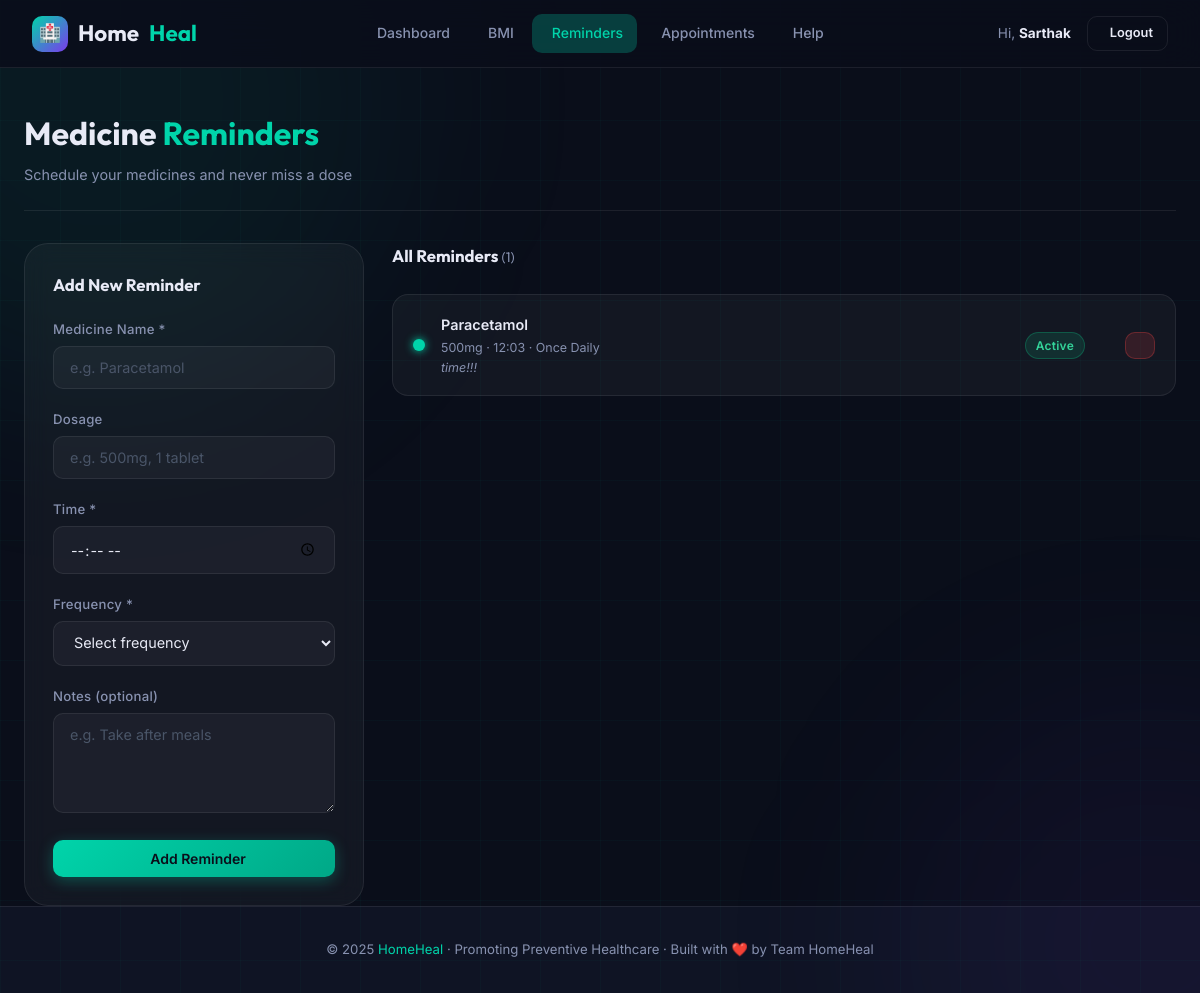
Screenshot of /reminders (signed in) with the database file from the repository.
### tables this page shows
CREATE TABLE reminders (
                id INTEGER PRIMARY KEY AUTOINCREMENT,
                user_id INTEGER NOT NULL,
                medicine_name TEXT NOT NULL,
                dosage TEXT,
                time TEXT NOT NULL,
                frequency TEXT NOT NULL,
                notes TEXT,
                active INTEGER DEFAULT 1,
                created_at TEXT DEFAULT CURRENT_TIMESTAMP,
                FOREIGN KEY (user_id) REFERENCES users(id)
            );

### app.py (the view, shortened to what this page needs)
@app.route('/reminders', methods=['GET', 'POST'])
@login_required
def reminders():
    uid = session['user_id']
    with get_db() as conn:
        all_reminders = conn.execute('SELECT * FROM reminders WHERE user_id=? ORDER BY active DESC, time', (uid,)).fetchall()
    return render_template('reminders.html', reminders=all_reminders)

### app.py (called while the page is built)
def get_db():
    conn = sqlite3.connect(DB_PATH)
    conn.row_factory = sqlite3.Row
    return conn

def login_required(f):
    @wraps(f)
    def decorated(*args, **kwargs):
        if 'user_id' not in session:
            flash('Please log in to continue.', 'warning')
            return redirect(url_for('login'))
        return f(*args, **kwargs)
    return decorated

### templates/reminders.html (shortened to what this page needs)
{% extends "base.html" %}
{% block content %}
<div class="container">
  <div class="page-header fade-in">
    <h1 class="page-title"> Medicine <span>Reminders</span></h1>
    <p class="page-subtitle">Schedule your medicines and never miss a dose</p>
  </div>
  <div class="grid" style="grid-template-columns:340px 1fr;gap:1.75rem;align-items:start;">
    <div class="card fade-in delay-1" style="position:sticky;top:84px;">
      <h2 style="font-family:'Outfit',sans-serif;font-size:1.05rem;font-weight:700;margin-bottom:1.25rem;"> Add New Reminder</h2>
      <form method="POST" action="{{ url_for('reminders') }}" id="add-reminder-form">
        <div class="form-group">
          <label class="form-label" for="medicine_name">Medicine Name *</label>
          <input type="text" id="medicine_name" name="medicine_name" class="form-control"
                 placeholder="e.g. Paracetamol" required />
        </div>
        <div class="form-group">
          <label class="form-label" for="dosage">Dosage</label>
          <input type="text" id="dosage" name="dosage" class="form-control"
                 placeholder="e.g. 500mg, 1 tablet" />
        </div>
        <div class="form-group">
          <label class="form-label" for="time">Time *</label>
          <input type="time" id="time" name="time" class="form-control" required />
        </div>
        <div class="form-group">
          <label class="form-label" for="frequency">Frequency *</label>
          <select id="frequency" name="frequency" class="form-control" required>
            <option value="">Select frequency</option>
          </select>
        </div>
        <div class="form-group">
          <label class="form-label" for="notes">Notes (optional)</label>
          <textarea id="notes" name="notes" class="form-control" rows="2"
                    placeholder="e.g. Take after meals"></textarea>
        </div>
        <button type="submit" class="btn btn-primary btn-block" id="add-reminder-submit">
           Add Reminder
        </button>
      </form>
    </div>
    <div class="fade-in delay-2">
      {% if reminders %}
        <div class="flex-center justify-between mb-3">
          <h2 style="font-family:'Outfit',sans-serif;font-size:1.05rem;font-weight:700;">
            All Reminders <span style="color:var(--text-muted);font-weight:400;font-size:0.85rem;">({{ reminders|length }})</span>
          </h2>
        </div>
        {% for r in reminders %}
        <div class="reminder-item {% if not r.active %}inactive{% endif %}">
          <div class="reminder-dot"></div>
          <div class="reminder-info">
            <div class="reminder-name">{{ r.medicine_name }}</div>
            <div class="reminder-meta">
              {% if r.dosage %}{{ r.dosage }} · {% endif %}
               {{ r.time }} · {{ r.frequency }}
              {% if r.notes %}<br/><span style="font-style:italic;">{{ r.notes }}</span>{% endif %}
            </div>
          </div>
          <div class="reminder-actions">
            <span class="badge badge-{% if r.active %}success{% else %}warning{% endif %}">
              {% if r.active %}Active{% else %}Paused{% endif %}
            </span>
            <a href="{{ url_for('toggle_reminder', rid=r.id) }}" class="btn btn-ghost btn-sm" title="Toggle">
            </a>
            <a href="{{ url_for('delete_reminder', rid=r.id) }}" class="btn btn-danger btn-sm"
               title="Delete" onclick="return confirm('Delete this reminder?')">
            </a>
          </div>
        </div>
        {% endfor %}
      {% endif %}
    </div>
  </div>
</div>
{% endblock %}

### static/css/style.css (style rules this page uses)
:root { --primary: #00d4aa; --primary-dark: #00a887; --primary-glow: rgba(0, 212, 170, 0.25); --accent: #7c3aed; --accent-light: #a78bfa; --bg: #0a0e1a; --bg2: #0f1424; --bg3: #151b2e; --card: rgba(255,255,255,0.04); --card-border: rgba(255,255,255,0.08); --card-hover: rgba(255,255,255,0.07); --text: #e8eaf6; --text-muted: #8892b0; --text-dim: #4a5568; --success: #10b981; --warning: #f59e0b; --danger: #ef4444; --info: #3b82f6; --blue: #3b82f6; --radius: 16px; --radius-sm: 10px; --radius-lg: 24px; --shadow: 0 8px 32px rgba(0,0,0,0.4); --shadow-glow: 0 0 30px rgba(0,212,170,0.15); --transition: all 0.3s cubic-bezier(0.4, 0, 0.2, 1); }
*, *::before, *::after { box-sizing: border-box; margin: 0; padding: 0; }
html { scroll-behavior: smooth; }
body { font-family: 'Inter', sans-serif; background: var(--bg); color: var(--text); min-height: 100vh; line-height: 1.6; overflow-x: hidden; }
.btn { display: inline-flex; align-items: center; justify-content: center; gap: 8px; padding: 10px 22px; border-radius: var(--radius-sm); font-family: 'Inter', sans-serif; font-size: 0.875rem; font-weight: 600; cursor: pointer; border: none; transition: var(--transition); text-decoration: none; white-space: nowrap; }
.btn-primary { background: linear-gradient(135deg, var(--primary), var(--primary-dark)); color: #0a0e1a; box-shadow: 0 4px 15px rgba(0,212,170,0.3); }
.btn-ghost { background: transparent; color: var(--text-muted); }
.btn-danger { background: rgba(239,68,68,0.15); color: var(--danger); border: 1px solid rgba(239,68,68,0.3); }
.btn-sm { padding: 6px 14px; font-size: 0.8rem; }
.btn-block { width: 100%; }
.card { background: var(--card); border: 1px solid var(--card-border); border-radius: var(--radius-lg); padding: 1.75rem; backdrop-filter: blur(12px); transition: var(--transition); }
.form-group { margin-bottom: 1.25rem; }
.form-label { display: block; margin-bottom: 6px; font-size: 0.825rem; font-weight: 500; color: var(--text-muted); letter-spacing: 0.02em; }
.form-control { width: 100%; padding: 12px 16px; background: rgba(255,255,255,0.04); border: 1px solid var(--card-border); border-radius: var(--radius-sm); color: var(--text); font-family: 'Inter', sans-serif; font-size: 0.9rem; transition: var(--transition); outline: none; }
.form-control::placeholder { color: var(--text-dim); }
select.form-control { cursor: pointer; }
textarea.form-control { resize: vertical; min-height: 100px; }
.badge { display: inline-flex; align-items: center; gap: 4px; padding: 3px 10px; border-radius: 99px; font-size: 0.75rem; font-weight: 600; letter-spacing: 0.02em; }
.badge-success { background: rgba(16,185,129,0.15); color: #34d399; border: 1px solid rgba(16,185,129,0.3); }
.container { max-width: 1200px; margin: 0 auto; padding: 0 1.5rem; }
.page-header { padding: 2.5rem 0 1.5rem; border-bottom: 1px solid var(--card-border); margin-bottom: 2rem; }
.page-title { font-family: 'Outfit', sans-serif; font-size: 2rem; font-weight: 700; }
.page-subtitle { color: var(--text-muted); margin-top: 4px; font-size: 0.9rem; }
.page-title span { color: var(--primary); }
.grid { display: grid; gap: 1.25rem; }
.reminder-item { display: flex; align-items: center; gap: 1rem; padding: 1.1rem 1.25rem; background: var(--card); border: 1px solid var(--card-border); border-radius: var(--radius); transition: var(--transition); margin-bottom: 0.75rem; }
.reminder-dot { width: 12px; height: 12px; border-radius: 50%; background: var(--primary); flex-shrink: 0; box-shadow: 0 0 8px var(--primary); }
.reminder-info { flex: 1; }
.reminder-name { font-weight: 600; font-size: 0.9rem; }
.reminder-meta { font-size: 0.78rem; color: var(--text-muted); margin-top: 2px; }
.reminder-actions { display: flex; gap: 6px; }
.mb-3 { margin-bottom: 1.5rem; }
.flex-center { display: flex; align-items: center; gap: 0.5rem; }
.justify-between { justify-content: space-between; }
.fade-in { animation: fadeIn 0.5s ease both; }
.delay-1 { animation-delay: 0.1s; }
.delay-2 { animation-delay: 0.2s; }

### rows the page displays
reminders: medicine_name "Paracetamol", dosage "500mg", time "12:03", frequency "Once Daily", notes "time!!!", active "Active"

### other values shown
{{ session.user_name.split()[0] }} "Sarthak"
{{ reminders|length }} "1"
